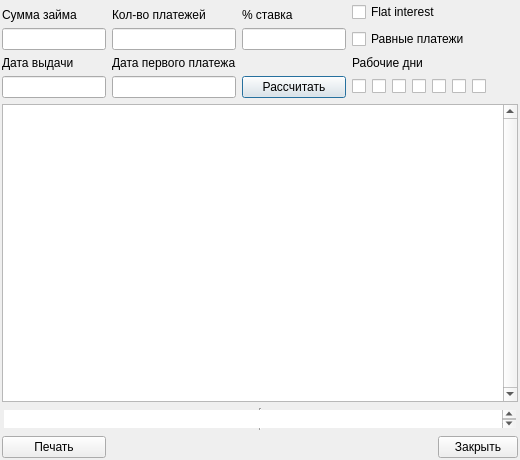
<?xml version="1.0" encoding="UTF-8"?>
<ui version="4.0">
 <class>Dialog</class>
 <widget class="QDialog" name="Dialog">
  <property name="geometry">
   <rect>
    <x>0</x>
    <y>0</y>
    <width>520</width>
    <height>460</height>
   </rect>
  </property>
  <property name="sizePolicy">
   <sizepolicy hsizetype="Expanding" vsizetype="Expanding">
    <horstretch>0</horstretch>
    <verstretch>0</verstretch>
   </sizepolicy>
  </property>
  <property name="minimumSize">
   <size>
    <width>0</width>
    <height>0</height>
   </size>
  </property>
  <property name="windowTitle">
   <string>Расчёт платежей по займу</string>
  </property>
  <layout class="QGridLayout" name="gridLayout">
   <property name="margin">
    <number>2</number>
   </property>
   <property name="spacing">
    <number>6</number>
   </property>
   <item row="0" column="0">
    <widget class="QLabel" name="label">
     <property name="text">
      <string>Сумма займа</string>
     </property>
     <property name="alignment">
      <set>Qt::AlignBottom|Qt::AlignLeading|Qt::AlignLeft</set>
     </property>
    </widget>
   </item>
   <item row="0" column="1">
    <widget class="QLabel" name="label_2">
     <property name="text">
      <string>Кол-во платежей</string>
     </property>
     <property name="alignment">
      <set>Qt::AlignBottom|Qt::AlignLeading|Qt::AlignLeft</set>
     </property>
    </widget>
   </item>
   <item row="0" column="2">
    <widget class="QLabel" name="label_3">
     <property name="text">
      <string>% ставка</string>
     </property>
     <property name="alignment">
      <set>Qt::AlignBottom|Qt::AlignLeading|Qt::AlignLeft</set>
     </property>
    </widget>
   </item>
   <item row="3" column="0">
    <widget class="QLabel" name="label_4">
     <property name="text">
      <string>Дата выдачи</string>
     </property>
     <property name="alignment">
      <set>Qt::AlignBottom|Qt::AlignLeading|Qt::AlignLeft</set>
     </property>
    </widget>
   </item>
   <item row="3" column="1">
    <widget class="QLabel" name="label_5">
     <property name="text">
      <string>Дата первого платежа</string>
     </property>
     <property name="alignment">
      <set>Qt::AlignBottom|Qt::AlignLeading|Qt::AlignLeft</set>
     </property>
    </widget>
   </item>
   <item row="3" column="3">
    <widget class="QLabel" name="label_6">
     <property name="text">
      <string>Рабочие дни</string>
     </property>
     <property name="alignment">
      <set>Qt::AlignBottom|Qt::AlignLeading|Qt::AlignLeft</set>
     </property>
    </widget>
   </item>
   <item row="4" column="0">
    <widget class="WDateEdit" name="disbursDate"/>
   </item>
   <item row="4" column="1">
    <widget class="WDateEdit" name="firstInstallmDate"/>
   </item>
   <item row="4" column="2">
    <widget class="QPushButton" name="calculate">
     <property name="focusPolicy">
      <enum>Qt::ClickFocus</enum>
     </property>
     <property name="text">
      <string>Рассчитать</string>
     </property>
    </widget>
   </item>
   <item row="4" column="3" colspan="2">
    <layout class="QHBoxLayout" name="horizontalLayout">
     <item>
      <widget class="QCheckBox" name="weekDay0">
       <property name="focusPolicy">
        <enum>Qt::NoFocus</enum>
       </property>
       <property name="text">
        <string/>
       </property>
      </widget>
     </item>
     <item>
      <widget class="QCheckBox" name="weekDay1">
       <property name="focusPolicy">
        <enum>Qt::NoFocus</enum>
       </property>
       <property name="text">
        <string/>
       </property>
      </widget>
     </item>
     <item>
      <widget class="QCheckBox" name="weekDay2">
       <property name="focusPolicy">
        <enum>Qt::NoFocus</enum>
       </property>
       <property name="text">
        <string/>
       </property>
      </widget>
     </item>
     <item>
      <widget class="QCheckBox" name="weekDay3">
       <property name="focusPolicy">
        <enum>Qt::NoFocus</enum>
       </property>
       <property name="text">
        <string/>
       </property>
      </widget>
     </item>
     <item>
      <widget class="QCheckBox" name="weekDay4">
       <property name="focusPolicy">
        <enum>Qt::NoFocus</enum>
       </property>
       <property name="text">
        <string/>
       </property>
      </widget>
     </item>
     <item>
      <widget class="QCheckBox" name="weekDay5">
       <property name="focusPolicy">
        <enum>Qt::NoFocus</enum>
       </property>
       <property name="text">
        <string/>
       </property>
      </widget>
     </item>
     <item>
      <widget class="QCheckBox" name="weekDay6">
       <property name="focusPolicy">
        <enum>Qt::NoFocus</enum>
       </property>
       <property name="text">
        <string/>
       </property>
      </widget>
     </item>
     <item>
      <spacer name="horizontalSpacer">
       <property name="orientation">
        <enum>Qt::Horizontal</enum>
       </property>
       <property name="sizeHint" stdset="0">
        <size>
         <width>40</width>
         <height>20</height>
        </size>
       </property>
      </spacer>
     </item>
    </layout>
   </item>
   <item row="1" column="0">
    <widget class="WDecimalEdit" name="loanAmount">
     <property name="fractionDigits">
      <number>0</number>
     </property>
     <property name="showSelector">
      <bool>false</bool>
     </property>
     <property name="nonNegative" stdset="0">
      <bool>true</bool>
     </property>
    </widget>
   </item>
   <item row="1" column="1">
    <widget class="WDecimalEdit" name="numInstallments">
     <property name="totalDigits">
      <number>3</number>
     </property>
     <property name="fractionDigits">
      <number>0</number>
     </property>
     <property name="showSelector">
      <bool>false</bool>
     </property>
     <property name="nonNegative" stdset="0">
      <bool>true</bool>
     </property>
    </widget>
   </item>
   <item row="1" column="2">
    <widget class="WDecimalEdit" name="annInterestRate">
     <property name="totalDigits">
      <number>4</number>
     </property>
     <property name="showSelector">
      <bool>false</bool>
     </property>
     <property name="nonNegative" stdset="0">
      <bool>true</bool>
     </property>
    </widget>
   </item>
   <item row="5" column="0" colspan="5">
    <widget class="QTableView" name="table">
     <property name="verticalScrollBarPolicy">
      <enum>Qt::ScrollBarAlwaysOn</enum>
     </property>
     <property name="selectionMode">
      <enum>QAbstractItemView::NoSelection</enum>
     </property>
     <property name="gridStyle">
      <enum>Qt::DotLine</enum>
     </property>
     <attribute name="verticalHeaderVisible">
      <bool>false</bool>
     </attribute>
     <attribute name="verticalHeaderDefaultSectionSize">
      <number>22</number>
     </attribute>
    </widget>
   </item>
   <item row="7" column="4">
    <widget class="QPushButton" name="close_">
     <property name="text">
      <string>Закрыть</string>
     </property>
    </widget>
   </item>
   <item row="6" column="0" colspan="5">
    <widget class="QTableWidget" name="totals">
     <property name="sizePolicy">
      <sizepolicy hsizetype="Preferred" vsizetype="Preferred">
       <horstretch>0</horstretch>
       <verstretch>0</verstretch>
      </sizepolicy>
     </property>
     <property name="minimumSize">
      <size>
       <width>0</width>
       <height>20</height>
      </size>
     </property>
     <property name="maximumSize">
      <size>
       <width>16777215</width>
       <height>22</height>
      </size>
     </property>
     <property name="focusPolicy">
      <enum>Qt::NoFocus</enum>
     </property>
     <property name="frameShape">
      <enum>QFrame::VLine</enum>
     </property>
     <property name="verticalScrollBarPolicy">
      <enum>Qt::ScrollBarAlwaysOn</enum>
     </property>
     <property name="horizontalScrollBarPolicy">
      <enum>Qt::ScrollBarAlwaysOff</enum>
     </property>
     <property name="gridStyle">
      <enum>Qt::DotLine</enum>
     </property>
     <attribute name="horizontalHeaderVisible">
      <bool>false</bool>
     </attribute>
     <attribute name="verticalHeaderVisible">
      <bool>false</bool>
     </attribute>
     <attribute name="verticalHeaderDefaultSectionSize">
      <number>22</number>
     </attribute>
    </widget>
   </item>
   <item row="1" column="3" colspan="2">
    <widget class="QCheckBox" name="equalInstallments">
     <property name="text">
      <string>Равные платежи</string>
     </property>
    </widget>
   </item>
   <item row="0" column="3" colspan="2">
    <widget class="QCheckBox" name="flatInterest">
     <property name="text">
      <string>Flat interest</string>
     </property>
    </widget>
   </item>
   <item row="7" column="0">
    <widget class="QPushButton" name="printButton">
     <property name="text">
      <string>Печать</string>
     </property>
    </widget>
   </item>
  </layout>
 </widget>
 <customwidgets>
  <customwidget>
   <class>WDateEdit</class>
   <extends>QLineEdit</extends>
   <header>w_date_edit</header>
  </customwidget>
  <customwidget>
   <class>WDecimalEdit</class>
   <extends>QLineEdit</extends>
   <header>w_decimal_edit</header>
  </customwidget>
 </customwidgets>
 <tabstops>
  <tabstop>loanAmount</tabstop>
  <tabstop>numInstallments</tabstop>
  <tabstop>annInterestRate</tabstop>
  <tabstop>disbursDate</tabstop>
  <tabstop>firstInstallmDate</tabstop>
  <tabstop>calculate</tabstop>
  <tabstop>table</tabstop>
  <tabstop>printButton</tabstop>
  <tabstop>close_</tabstop>
  <tabstop>flatInterest</tabstop>
  <tabstop>equalInstallments</tabstop>
  <tabstop>totals</tabstop>
  <tabstop>weekDay0</tabstop>
  <tabstop>weekDay1</tabstop>
  <tabstop>weekDay2</tabstop>
  <tabstop>weekDay3</tabstop>
  <tabstop>weekDay4</tabstop>
  <tabstop>weekDay5</tabstop>
  <tabstop>weekDay6</tabstop>
 </tabstops>
 <resources/>
 <connections>
  <connection>
   <sender>close_</sender>
   <signal>clicked()</signal>
   <receiver>Dialog</receiver>
   <slot>reject()</slot>
   <hints>
    <hint type="sourcelabel">
     <x>414</x>
     <y>406</y>
    </hint>
    <hint type="destinationlabel">
     <x>246</x>
     <y>213</y>
    </hint>
   </hints>
  </connection>
 </connections>
</ui>
